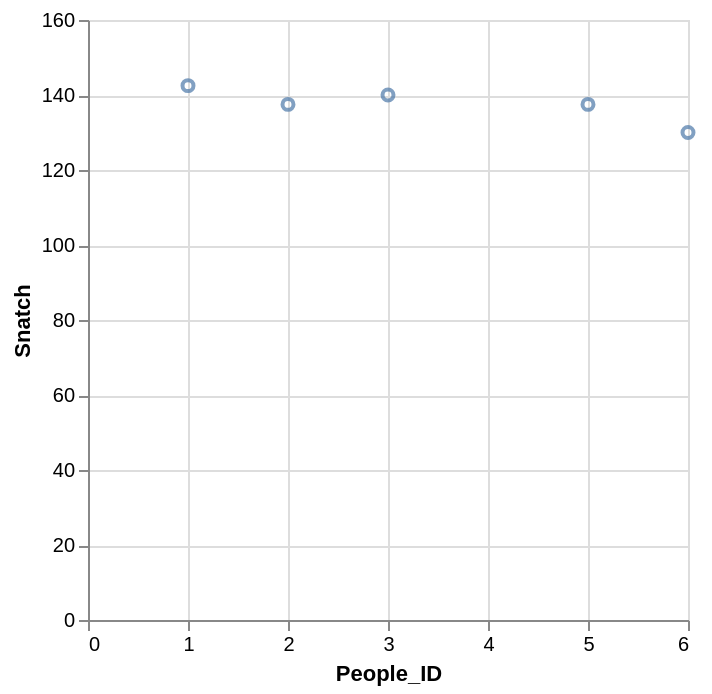

The specification (Vega-Lite) saved for this image:
### Vega-Lite specification from a JSON file in a GitHub repository (floating-point values rounded to 4 significant figures)
{"data": {"values": [{"x_data": 1, "y_data": 142.5}, {"x_data": 2, "y_data": 137.5}, {"x_data": 3, "y_data": 140}, {"x_data": 5, "y_data": 137.5}, {"x_data": 6, "y_data": 130}]}, "mark": "point", "encoding": {"x": {"field": "x_data", "type": "quantitative", "title": "People_ID"}, "y": {"field": "y_data", "type": "quantitative", "title": "Snatch"}}}
